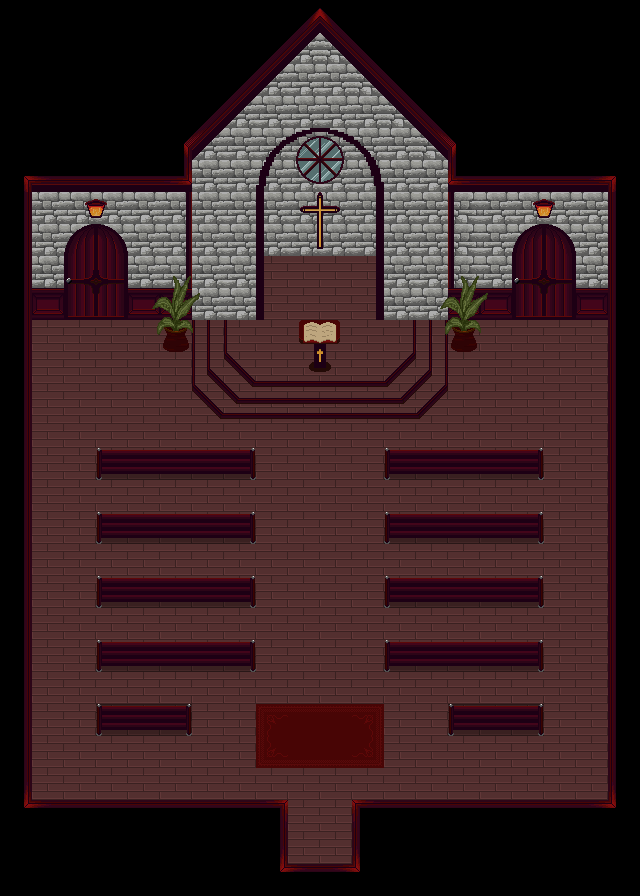

Below is a game level as drawn by its tile map, then a one-line description and the .tmx that defines it (tile-layer data replaced by summaries):
An orthogonal 20x28 tile map with 32x32 px tiles, 6 tile layers (Floor, Floor2, Wall, Door, ...), 2 tilesets and 21 objects.

<map version="1.10" tiledversion="1.11.0" orientation="orthogonal" renderorder="right-down" width="20" height="28" tilewidth="32" tileheight="32" infinite="0" nextlayerid="15" nextobjectid="50">
 <tileset firstgid="1" source="chuchasset.tsx" />
 <tileset firstgid="783" source="chuchasset2.tsx" />
 <layer id="1" name="Floor" width="20" height="28">
  <data>[560 cells, 422 non-empty, 22 distinct tile ids]</data>
 </layer>
 <layer id="4" name="Floor2" width="20" height="28">
  <data>[560 cells, 78 non-empty, 34 distinct tile ids]</data>
 </layer>
 <layer id="2" name="Wall" width="20" height="28">
  <data>[560 cells, 112 non-empty, 15 distinct tile ids]</data>
 </layer>
 <layer id="3" name="Door" width="20" height="28">
  <data>[560 cells, 28 non-empty, 22 distinct tile ids]</data>
 </layer>
 <layer id="6" name="objects" width="20" height="28">
  <data>[560 cells, 12 non-empty, 10 distinct tile ids]</data>
 </layer>
 <layer id="5" name="Chair" width="20" height="28">
  <data>[560 cells, 78 non-empty, 26 distinct tile ids]</data>
 </layer>
 <objectgroup id="10" name="Wall_Object">
  <object id="30" x="24" y="796" width="585" height="71" />
  <object id="32" x="608" y="318" width="31" height="489" />
  <object id="33" x="1" y="318" width="31" height="488" />
  <object id="34" x="378" y="176" width="134" height="142" />
  <object id="35" x="129" y="176" width="134" height="142" />
  <object id="36" x="1" y="176" width="63" height="140" />
  <object id="37" x="574" y="176" width="66" height="141" />
  <object id="38" x="263" y="127" width="113" height="128" />
 </objectgroup>
 <objectgroup id="11" name="Door_1">
  <object id="24" x="66" y="224" width="62" height="92" />
 </objectgroup>
 <objectgroup id="13" name="Book_Object">
  <object id="39" x="309" y="319.5" width="21.5" height="22" />
 </objectgroup>
 <objectgroup id="12" name="Door_2">
  <object id="31" x="514" y="222" width="60" height="94" />
 </objectgroup>
 <objectgroup id="14" name="Chair_Object">
  <object id="40" x="384.667" y="447.333" width="158" height="15.3333" />
  <object id="41" x="96" y="447.333" width="160" height="16.6667" />
  <object id="42" x="96.6667" y="511.333" width="158.667" height="16.6667" />
  <object id="43" x="384" y="511.333" width="159.333" height="15.3333" />
  <object id="44" x="97.3333" y="576" width="158" height="14" />
  <object id="45" x="384.667" y="576" width="158.667" height="14.6667" />
  <object id="46" x="96" y="638.667" width="158.667" height="15.3333" />
  <object id="47" x="384.667" y="639.333" width="158.667" height="16" />
  <object id="48" x="96" y="702.667" width="96" height="16" />
  <object id="49" x="449.333" y="703.333" width="93.3333" height="16" />
 </objectgroup>
</map>